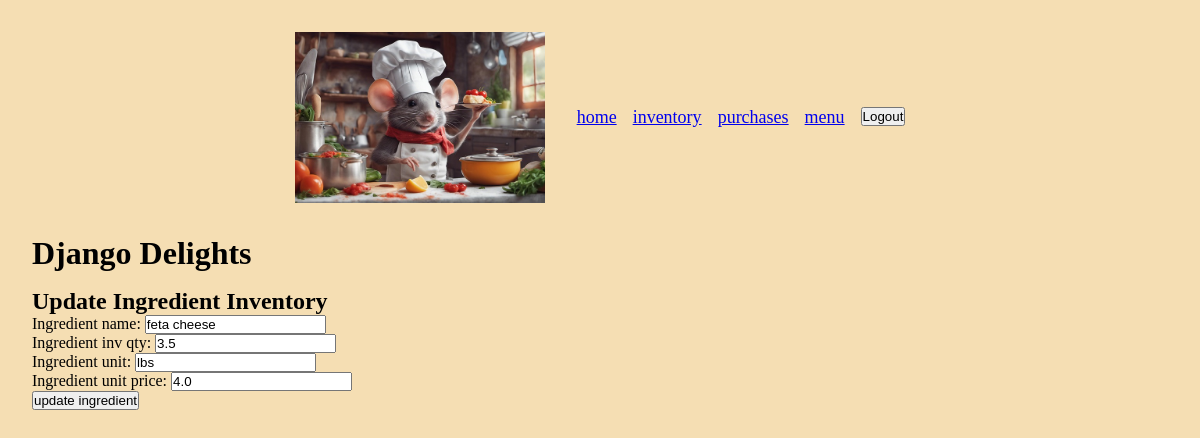
The app's page /inventory/6/ (signed in), older data.
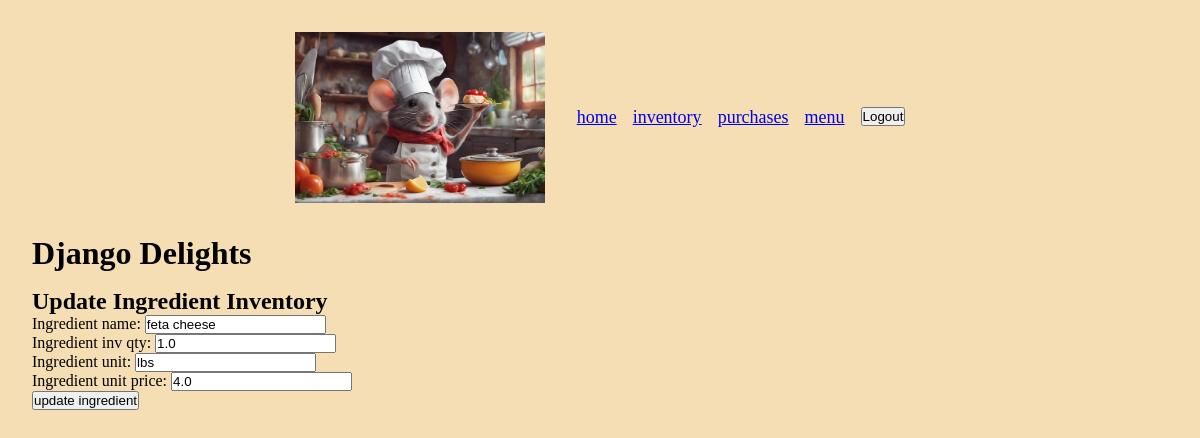
The same page, newer data.
### inventory/models.py (models this page shows, shortened)
class Ingredient(models.Model):
    ingredient_name = models.CharField(max_length=200)
    ingredient_inv_qty = models.FloatField(validators=[MinValueValidator(0)])
    ingredient_unit = models.CharField(max_length=200)
    ingredient_unit_price = models.FloatField(
        validators=[MinValueValidator(0)])

### inventory/views.py (the view)
class UpdateInventory(LoginRequiredMixin, UpdateView):
    model = Ingredient
    fields = '__all__'
    template_name = 'inventory/update_inventory.html'
    success_url = '/inventory/'
    login_url = '/login/'

### inventory/templates/inventory/update_inventory.html
{% extends 'inventory/base.html' %} {% block content %}
<h2>Update Ingredient Inventory</h2>
<form
  action=""
  method="POST"
>
  {% csrf_token %} {{ form.as_p }}
  <button type="submit">update ingredient</button>
</form>
{% endblock %}

Row changes from the older to the newer data that the page shows:
changed Ingredient "feta cheese": ingredient_inv_qty "3.5" → "1.0"
